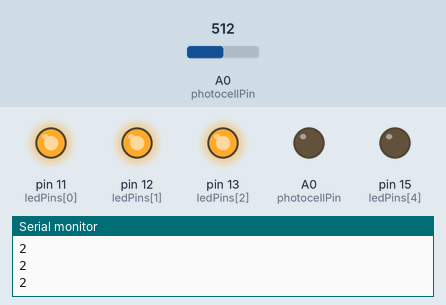
Bench run of a sketch on a simulated Arduino Uno, built with avr-gcc and run on an emulated ATmega328P. Parts: output pins drawn as LEDs (lit = HIGH), the last lines printed to the serial monitor. Inputs (shaded band) come from the test bench; at power-on: A0 (photocellPin) = 512.

Above: at 1.2 s.
1.3 s: A0 (photocellPin) set to 603
2.8 s: A0 (photocellPin) set to 622
At 3.9 s:
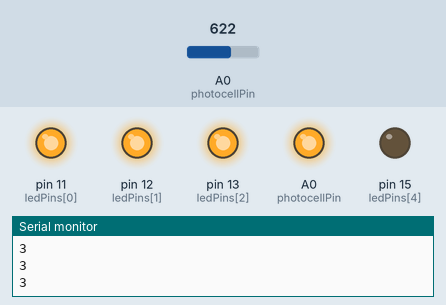
4.3 s: A0 (photocellPin) set to 800
5.8 s: A0 (photocellPin) set to 835
At 6.2 s:
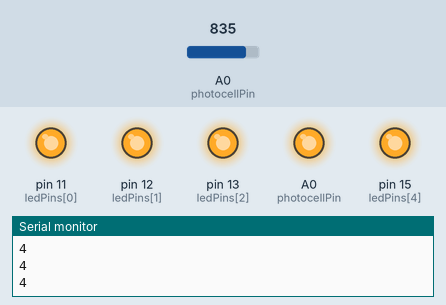
7.3 s: A0 (photocellPin) set to 306
At 8.5 s:
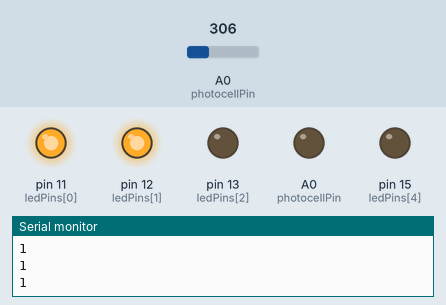
8.8 s: A0 (photocellPin) set to 391
10.3 s: A0 (photocellPin) set to 418
At 10.8 s:
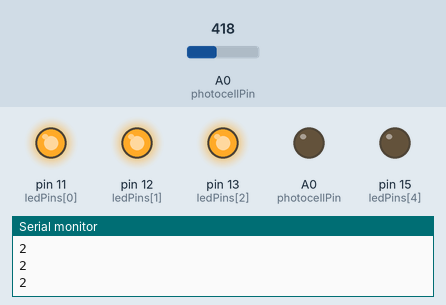
Timing chart, 0 to 12.8 s (numbered marks = the images above; inputs shaded):
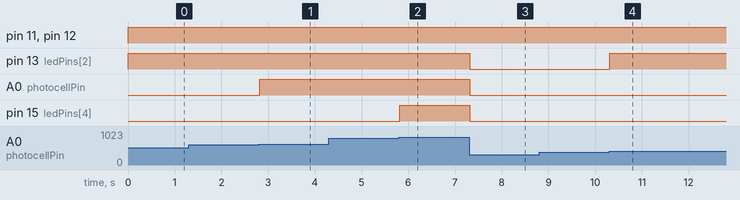

Measured:
- the behaviour switches between 613 and 614 on A0 (photocellPin) (found by bisection; images 0 and 1)
- the behaviour switches between 818 and 819 on A0 (photocellPin) (found by bisection; images 1 and 2)
- the behaviour switches between 409 and 410 on A0 (photocellPin) (found by bisection; images 3 and 4)
- after the input at 2.8 s, A0 (photocellPin): LOW → HIGH at once
- after the input at 5.8 s, pin 15 (ledPins[4]): LOW → HIGH at once
- after the input at 7.3 s, pin 13 (ledPins[2]), A0 (photocellPin), pin 15 (ledPins[4]): HIGH → LOW at once
- after the input at 10.3 s, pin 13 (ledPins[2]): LOW → HIGH at once

The sketch:

measure_light_intensity.ino
```cpp
const int ledPins[] = {11, 12, 13, 14, 15};
const int photocellPin = A0;
int sensorValue = 0;
int Level = 0;

void setup() {
  // put your setup code here, to run once:
  Serial.begin(9600);
  for(int i = 0; i < 5; i++)
  {
    pinMode(ledPins[i], OUTPUT);
  }
}

void loop() {
  // put your main code here, to run repeatedly:
  sensorValue = analogRead(photocellPin);
  Level = map(sensorValue, 0, 1023, 0, 5);
  Serial.println(Level);
  delay(10);
  for(int i = 0; i < 5; i++)
  {
    if(i <= Level)
    {
      digitalWrite(ledPins[i], HIGH);
    }
    else
    {
      digitalWrite(ledPins[i], LOW);
    }
  }
}
```
